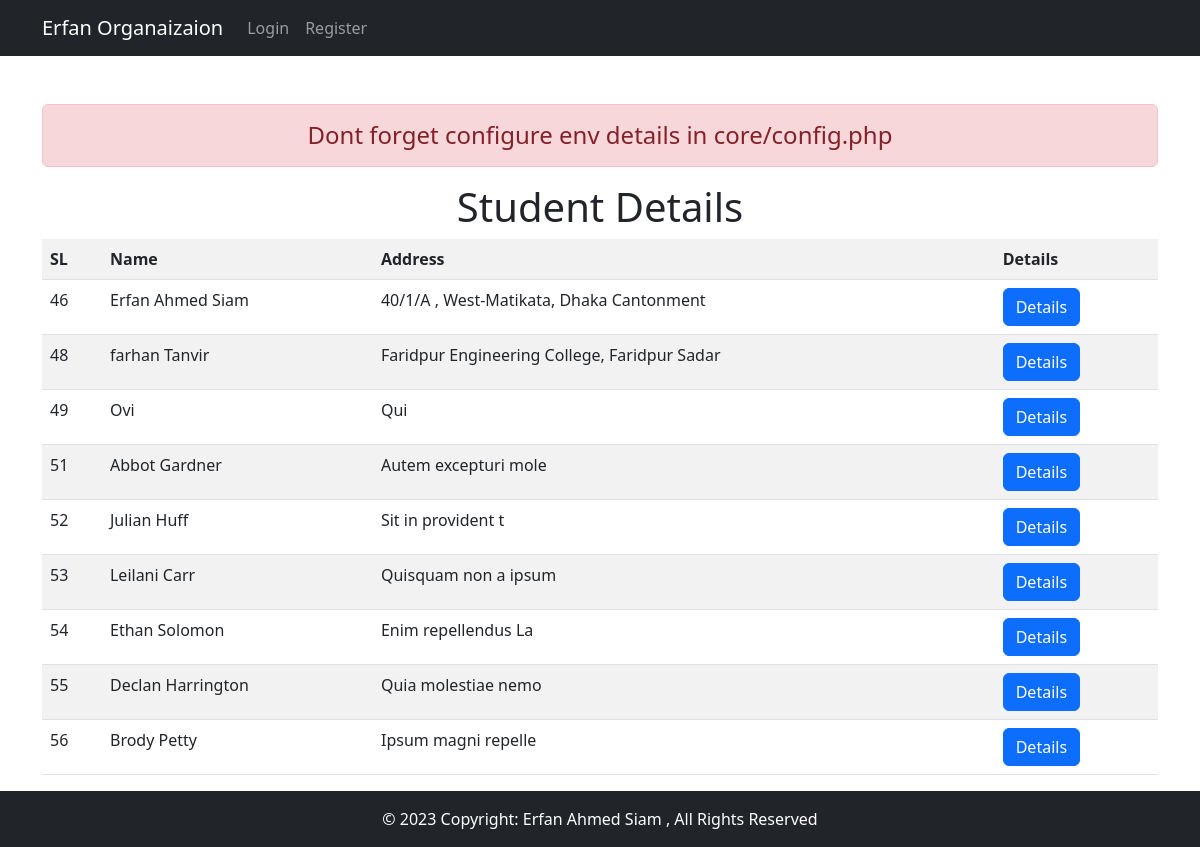
The page / on the database its author committed.
### tables this page shows
CREATE TABLE IF NOT EXISTS `users` (
  `id` int unsigned NOT NULL AUTO_INCREMENT,
  `username` varchar(50) NOT NULL,
  `name` varchar(50) DEFAULT NULL,
  `email` varchar(50) DEFAULT NULL,
  `phone` varchar(50) DEFAULT NULL,
  `address` varchar(500) DEFAULT NULL,
  `image` varchar(1024) DEFAULT NULL,
  `password` varchar(500) DEFAULT NULL,
  `isAdmin` int DEFAULT '0',
  PRIMARY KEY (`id`)
);

### core/Database.php (called while the page is built, shortened)
<?php
class Database{
    public $connection;
    public function __construct(){
        $host = Config::DATABASE_HOST->value;
        $dbname = Config::DATABASE_NAME->value;
        $port = Config::DATABASE_PORT->value;
        $username = Config::DATABASE_USERNAME->value;
        $password = Config::DATABASE_PASSWORD->value;
        $dsn = "mysql:host=$host;dbname=$dbname;user=$username;password=$password;port=$port";
        $this->connection = new PDO($dsn);
    }
    public function query($query){
        $statement = $this->connection->prepare($query);
        $statement->execute();
        return $statement;
    }
}

### index.php (the view, shortened to what this page needs)
<?php require 'partials/header.view.php'; ?>
<?php
require_once "./core/Database.php";
$db = new Database();
$sql = "SELECT * FROM users WHERE isAdmin='0'";
$result = $db->query($sql);
?>
<main class="container mt-5">
    <div class="alert alert-danger h4 text-center">
        Dont forget configure env details in core/config.php
    </div>
    <div class="text-center h1">
        Student Details
    </div>
    <table class="table table-striped table-hover">
        <tr>
            <th>SL</th>
            <th>Name</th>
            <th>Address</th>
            <th>Details</th>
        </tr>
        <?php
            while($row = $result->fetch(PDO::FETCH_ASSOC)){
                ?>
                <tr>
                    <td><?=$row['id']?></td>
                    <td><?=$row['name']?></td>
                    <td><?=$row['address']?></td>
                    <td><a href="details.php?id=<?=$row['id']?>" class="btn btn-primary">Details</a></td>
                </tr>
                <?php
            }
        ?>
    </table>
  </main>
<?php require 'partials/footer.view.php'; ?>

### rows shown on the page
users: id "46", name "Erfan Ahmed Siam", address "40/1/A , West-Matikata, Dhaka Cantonment"
users: id "48", name "farhan Tanvir", address "Faridpur Engineering College, Faridpur Sadar"
users: id "49", name "Ovi", address "Qui"
users: id "51", name "Abbot Gardner", address "Autem excepturi mole"
users: id "52", name "Julian Huff", address "Sit in provident t"
users: id "53", name "Leilani Carr", address "Quisquam non a ipsum"
users: id "54", name "Ethan Solomon", address "Enim repellendus La"
users: id "55", name "Declan Harrington", address "Quia molestiae nemo"
users: id "56", name "Brody Petty", address "Ipsum magni repelle"
